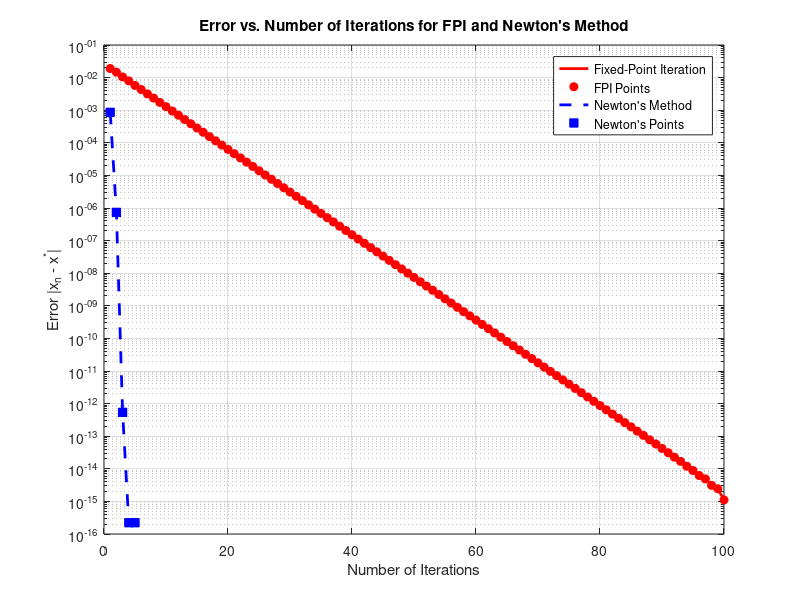
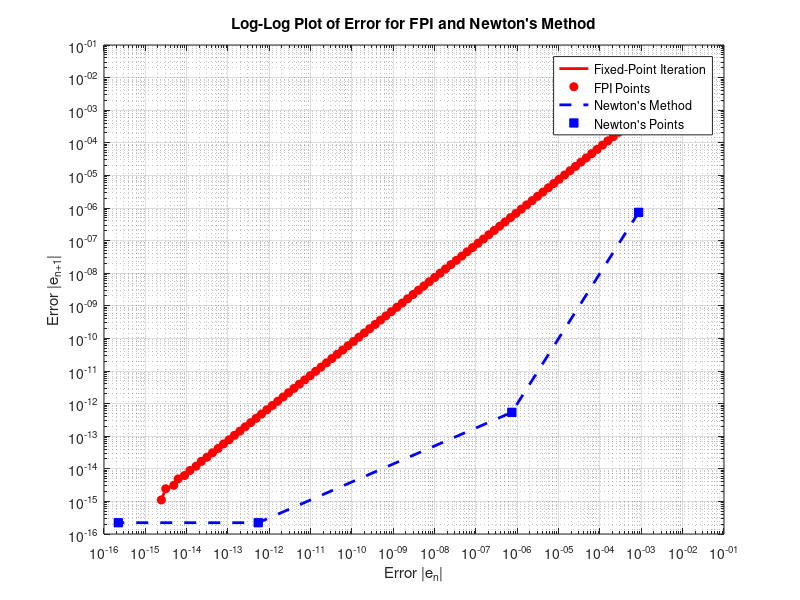

Write the MATLAB code that produced these figures, in order.

% ----------------------------
% Initialization
% ----------------------------
format long;              
clear variables;          
close all;                
clc;                      

% ----------------------------
% Define the Function and Its Derivative
% ----------------------------
f = @(x) x.^2 - 8*x - 12*sin(3*x + 1) + 19;        % Original function
df = @(x) 2*x - 8 - 36*cos(3*x + 1);             % Derivative of the function

% ----------------------------
% Reference Value (True Root)
% ----------------------------
x_ref = 1.972477260906544;    % Given reference root for error calculation, callculate using [Newton4Refferensing.m]

% ----------------------------
% Initial Parameters
% ----------------------------
x0 = 2;                        % Initial guess
max_iter = 100;                % Maximum number of iterations
tol = 1e-15;                   % Tolerance for convergence

% ----------------------------
% Initialize Error Arrays
% ----------------------------
errors_fpi = zeros(max_iter, 1);        % Errors for Fixed-Point Iteration
errors_newton = zeros(max_iter, 1);     % Errors for Newton's Method

% ----------------------------
% Fixed-Point Iteration
% ----------------------------
% Fixed-Point Iteration Formula: x_new = g(x) = (x^2 + 11x - 12*sin(3x + 1))/19 + 1
fixed_point = @(x) (x.^2 + 11*x - 12*sin(3*x + 1)) / 19 + 1;

x_fpi = x0;                     % Initialize FPI with initial guess
iter_fpi = 0;                   % Iteration counter for FPI

for i = 1:max_iter
    x_new = fixed_point(x_fpi);          % Compute new x using FPI formula
    errors_fpi(i) = abs(x_new - x_ref);  % Calculate error w.r.t reference root
    
    % Check for convergence
    if abs(x_new - x_fpi) < tol
        iter_fpi = i;                     % Record number of iterations
        break;
    end
    
    % Update for next iteration
    x_fpi = x_new;
end

% Trim the unused portion of the error array
if iter_fpi == 0
    iter_fpi = max_iter;
end
errors_fpi = errors_fpi(1:iter_fpi);

% ----------------------------
% Newton's Method
% ----------------------------
x_newton = x0;                  % Initialize Newton's Method with initial guess
iter_newton = 0;                % Iteration counter for Newton's Method

for i = 1:max_iter
    fx = f(x_newton);           % Compute f(x)
    dfx = df(x_newton);         % Compute f'(x)
    
    % Check if derivative is too small
    if abs(dfx) < tol
        warning('Derivative near zero at iteration %d, x = %.10f. Method may not converge.', i, x_newton);
        break;
    end
    
    x_new = x_newton - fx / dfx;           % Update x using Newton's formula
    errors_newton(i) = abs(x_new - x_ref); % Calculate error w.r.t reference root
    
    % Check for convergence
    if abs(x_new - x_newton) < tol
        iter_newton = i;                   % Record number of iterations
        break;
    end
    
    % Update for next iteration
    x_newton = x_new;
end

% Trim the unused portion of the error array
if iter_newton == 0
    iter_newton = max_iter;
end
errors_newton = errors_newton(1:iter_newton);

% ----------------------------
% Plotting the Errors vs. Number of Iterations
% ----------------------------
figure;
semilogy(1:iter_fpi, errors_fpi, 'r-', 'LineWidth', 2); hold on;    % FPI Error Line
semilogy(1:iter_fpi, errors_fpi, 'ro', 'MarkerFaceColor', 'r');    % FPI Error Points
semilogy(1:iter_newton, errors_newton, 'b--', 'LineWidth', 2);     % Newton's Method Error Line
semilogy(1:iter_newton, errors_newton, 'bs', 'MarkerFaceColor', 'b');% Newton's Method Error Points
hold off;

% Adding labels and title
xlabel('Number of Iterations');
ylabel('Error |x_n - x^*|');
title('Error vs. Number of Iterations for FPI and Newton''s Method');
legend('Fixed-Point Iteration', 'FPI Points', 'Newton''s Method', 'Newton''s Points', 'Location', 'best');
grid on;

% ----------------------------
% Log-Log Plot for Convergence Order
% ----------------------------
figure;
loglog(errors_fpi(1:end-1), errors_fpi(2:end), 'r-', 'LineWidth', 2); hold on; % FPI Convergence Line
loglog(errors_fpi(1:end-1), errors_fpi(2:end), 'ro', 'MarkerFaceColor', 'r');     % FPI Convergence Points
loglog(errors_newton(1:end-1), errors_newton(2:end), 'b--', 'LineWidth', 2);      % Newton's Method Convergence Line
loglog(errors_newton(1:end-1), errors_newton(2:end), 'bs', 'MarkerFaceColor', 'b');% Newton's Method Convergence Points
hold off;

% labels and title
xlabel('Error |e_n|');
ylabel('Error |e_{n+1}|');
title('Log-Log Plot of Error for FPI and Newton''s Method');
legend('Fixed-Point Iteration', 'FPI Points', 'Newton''s Method', 'Newton''s Points', 'Location', 'best');
grid on;

% ----------------------------
% Display Results
% ----------------------------
fprintf('Fixed-Point Iteration:\n');
fprintf('Root found: %.12f\n', x_fpi);
fprintf('Number of iterations: %d\n', iter_fpi);
fprintf('Final error: %.12e\n\n', errors_fpi(end));

fprintf('Newton''s Method:\n');
fprintf('Root found: %.12f\n', x_newton);
fprintf('Number of iterations: %d\n', iter_newton);
fprintf('Final error: %.12e\n', errors_newton(end));
